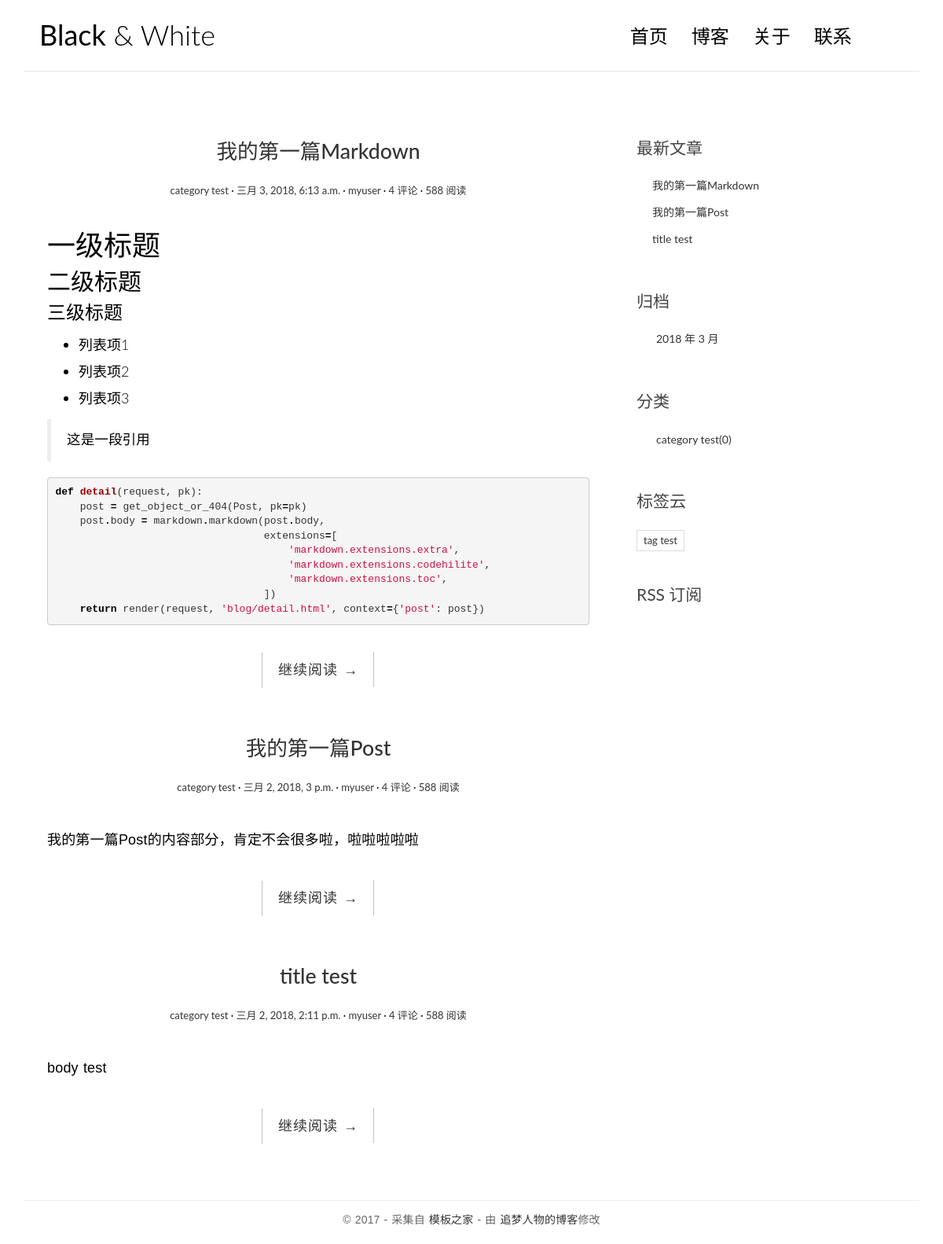
The page / on the database its author committed.
### blog/models.py (models this page shows, shortened)
class Post(models.Model):
    title = models.CharField(max_length=70)
    body = models.TextField()
    created_time = models.DateTimeField()
    modified_time = models.DateTimeField()
    excerpt = models.CharField(max_length=200, blank=True)
    category = models.ForeignKey(Category, on_delete=models.CASCADE)
    tags = models.ManyToManyField(Tag, blank=True)
    author = models.ForeignKey(User, on_delete=models.CASCADE)
    def get_absolute_url(self):
        return reverse('blog:detail', kwargs={'pk': self.pk})
    class Meta:
        ordering = ['-created_time']

class Category(models.Model):
    name = models.CharField(max_length=100)
    def __str__(self):
        return self.name

class Tag(models.Model):
    name = models.CharField(max_length=100)

### blog/views.py (the view)
# urls.py: path('', views.index, name='index'),
def index(request):
    post_list = Post.objects.all()
    for post in post_list:
        post.body = markdown(post.body, extensions=[
            'markdown.extensions.extra',
            'markdown.extensions.codehilite',
            'markdown.extensions.toc',
        ])
    return render(request, 'blog/index.html', context={
        'post_list': post_list,
    })

### blog/templatetags/blog_tags.py (called while the page is built)
@register.simple_tag
def get_recent_posts(num=5):
    return Post.objects.all().order_by('-created_time')[:num]

@register.simple_tag
def archives():
    return Post.objects.dates('created_time', 'month', order='DESC')

@register.simple_tag
def get_categories():
    return Category.objects.all()

@register.simple_tag
def get_tags():
    return Tag.objects.all()

### templates/blog/index.html
{% extends 'base.html' %}
{% block main %}
    {% for post in post_list %}
    <article class="post post-{{ post.pk }}">
        <header class="entry-header">
            <h1 class="entry-title">
                <a href="{{ post.get_absolute_url }}">{{ post.title }}</a>
            </h1>
            <div class="entry-meta">
                <span class="post-category">
                    <a href="{% url 'blog:category' post.category.pk %}">{{ post.category }}</a>
                </span>
                <span class="post-date">
                    <a href="{% url 'blog:archives' post.created_time.year post.created_time.month %}">
                        <time class="entry-date" datetime="{{ post.created_time }}">{{ post.created_time }}</time>
                    </a>
                </span>
                <span class="post-author">
                    <a href="#">{{ post.author }}</a>
                </span>
                <span class="comments-link">
                    <a href="{{ post.get_absolute_url }}#comment-area">4 评论</a>
                </span>
                <span class="views-count">
                    <a href="#">588 阅读</a>
                </span>
            </div>
        </header>
        <div class="entry-content clearfix">
            <p>{{post.body | safe}} </p>
            <div class="read-more cl-effect-14">
                <a href="{{ post.get_absolute_url }}" class="more-link">继续阅读
                    <span class="meta-nav">→</span>
                </a>
            </div>
        </div>
    </article>
    {% empty %}
    <div class="no-post">暂时还没有发布的文章！</div>
    {% endfor %}
{% endblock main %}

### templates/base.html (shortened to what this page needs)
{% load staticfiles %}
{% load blog_tags %}
<!DOCTYPE html>
<html>
<head>
    <link rel="stylesheet" href="{% static 'blog/css/bootstrap.min.css' %}">
    <link rel="stylesheet" href="http://code.ionicframework.com/ionicons/2.0.1/css/ionicons.min.css">
    <link rel="stylesheet" href="{% static 'blog/css/pace.css' %}">
    <link rel="stylesheet" href="{% static 'blog/css/custom.css' %}">
    <link rel="stylesheet" href="{% static 'blog/css/highlights/github.css' %}">
</head>
<body>
    <div class="container">
        <header id="site-header">
            <div class="row">
                <div class="col-md-4 col-sm-5 col-xs-8">
                    <div class="logo">
                        <h1>
                            <a href="{% url 'blog:index' %}">
                                <b>Black</b> &amp; White</a>
                        </h1>
                    </div>
                </div>
                <div class="col-md-8 col-sm-7 col-xs-4">
                    <nav class="main-nav" role="navigation">
                        <div class="collapse navbar-collapse" id="bs-example-navbar-collapse-1">
                            <ul class="nav navbar-nav navbar-right">
                                <li class="cl-effect-11">
                                    <a href="{% url 'blog:index' %}" data-hover="首页">首页</a>
                                </li>
                                <li class="cl-effect-11">
                                    <a href="/full-width.html" data-hover="博客">博客</a>
                                </li>
                                <li class="cl-effect-11">
                                    <a href="/about.html" data-hover="关于">关于</a>
                                </li>
                                <li class="cl-effect-11">
                                    <a href="/contact.html" data-hover="联系">联系</a>
                                </li>
                            </ul>
                        </div>
                    </nav>
                </div>
            </div>
        </header>
    </div>
    <div class="content-body">
        <div class="container">
            <div class="row">
                <main class="col-md-8">
                    {% block main %}
                    {% endblock main %}
                </main>
                <aside class="col-md-4">
                    <div class="widget widget-recent-posts">
                        <h3 class="widget-title">最新文章</h3>
                        {% get_recent_posts as recent_post_list %}
                        <ul>
                            {% for post in recent_post_list %}
                            <li>
                                <a href="{{ post.get_absolute_url }}">{{ post.title }}</a>
                            </li>
                            {% empty %}
                            EMPTY!
                            {% endfor %}
                        </ul>
                    </div>
                    <div class="widget widget-archives">
                        <h3 class="widget-title">归档</h3>
                        {% archives as date_list %}
                        <ul>
                            {% for date in date_list %}
                            <li>
                                <a href="{% url 'blog:archives' date.year date.month %}">{{ date.year }} 年 {{ date.month }} 月</a>
                            </li>
                            {% empty %}
                            EMPTY!
                            {% endfor %}
                        </ul>
                    </div>
                    <div class="widget widget-category">
                        <h3 class="widget-title">分类</h3>
                        {% get_categories as categories_list %}
                        <ul>
                            {% for category in categories_list %}
                            <li>
                                <a href="{% url 'blog:category' category.pk %}">{{ category.name }}(0)</a>
                            </li>
                            {% empty %}
                            EMPTY!
                            {% endfor %}
                        </ul>
                    </div>
                    <div class="widget widget-tag-cloud">
                        <h3 class="widget-title">标签云</h3>
                        {% get_tags as tags_list %}
                        <ul>
                            {% for tag in tags_list %}
                            <li>
                                <a href="#">{{ tag.name }}</a>
                            </li>
                            {% empty %}
                            EMPTY!
                            {% endfor %}
                        </ul>
                    </div>
                    <div class="rss">
                        <a href="">
                             RSS 订阅</a>
                    </div>
                </aside>
            </div>
        </div>
    </div>
    <footer id="site-footer">
        <div class="container">
            <div class="row">
                <div class="col-md-12">
                    <p class="copyright">&copy 2017 - 采集自
                        <a href="http://www.cssmoban.com/" target="_blank" title="模板之家">模板之家</a>
                        - 由
                        <a href="http://zmrenwu.com/" title="网页模板" target="_blank">追梦人物的博客</a>修改
                    </p>
                </div>
            </div>
        </div>
    </footer>
</body>
</html>

### blog/static/blog/css/custom.css (style rules this page uses)
* { outline: none; }
h1, h2, h3, h4, h5, h6 { margin-top: 0; }
b { font-weight: 400; }
a { color: #333; }
body { color: #444; font-family: 'Lato', sans-serif; }
p { font-family: 'Ubuntu', sans-serif; font-weight: 400; word-spacing: 1px; letter-spacing: 0.01em; }
#site-header { background-color: #FFF; padding: 25px 20px; margin-bottom: 40px; border-bottom: 1px solid #e7e7e7; }
.logo h1 a { color: #000; }
.logo h1 { margin: 0; font-family: 'Lato', sans-serif; font-weight: 300; }
.main-nav { margin-top: 11px; max-width: 95%; }
.main-nav a { color: #000000 !important; padding: 0 0 5px 0 !important; margin-right: 30px; font-family: 'Lato', sans-serif; font-weight: 300; font-size: 24px; }
.cl-effect-11 a { padding: 10px 0; color: #0972b4; text-shadow: none; }
.cl-effect-11 a::before { position: absolute; top: 0; left: 0; overflow: hidden; padding: 0 0 5px 0 !important; max-width: 0; border-bottom: 1px solid #000; color: #000; content: attr(data-hover); white-space: nowrap; -webkit-transition: max-width 0.5s; -moz-transition: max-width 0.5s; transition: max-width 0.5s; }
.content-body { padding-bottom: 4em; }
.post { background: #fff; padding: 30px 30px 0; }
.entry-title { text-align: center; font-size: 1.9em; margin-bottom: 20px; line-height: 1.6; padding: 10px 20px 0; }
.entry-meta { text-align: center; color: #DDDDDD; font-size: 13px; margin-bottom: 30px; }
.entry-content { font-size: 18px; line-height: 1.9; font-weight: 300; color: #000; }
.post-category::after, .post-date::after, .post-author::after, .comments-link::after { content: ' ·'; color: #000; }
.read-more { font-family: 'Ubuntu', sans-serif; font-weight: 400; word-spacing: 1px; letter-spacing: 0.01em; text-align: center; margin-top: 20px; }
.cl-effect-14 a { padding: 0 20px; height: 45px; line-height: 45px; position: relative; display: inline-block; margin: 15px 25px; letter-spacing: 1px; font-weight: 400; text-shadow: 0 0 1px rgba(255, 255, 255, 0.3); }
.cl-effect-14 a::before, .cl-effect-14 a::after { position: absolute; width: 45px; height: 1px; background: #C3C3C3; content: ''; -webkit-transition: all 0.3s; -moz-transition: all 0.3s; transition: all 0.3s; pointer-events: none; }
.cl-effect-14 a::before { top: 0; left: 0; -webkit-transform: rotate(90deg); -moz-transform: rotate(90deg); transform: rotate(90deg); -webkit-transform-origin: 0 0; -moz-transform-origin: 0 0; transform-origin: 0 0; }
.cl-effect-14 a::after { right: 0; bottom: 0; -webkit-transform: rotate(90deg); -moz-transform: rotate(90deg); transform: rotate(90deg); -webkit-transform-origin: 100% 0; -moz-transform-origin: 100% 0; transform-origin: 100% 0; }
.widget { background: #fff; padding: 30px 0 0; }
.widget-title { font-size: 1.5em; margin-bottom: 20px; line-height: 1.6; padding: 10px 0 0; font-weight: 400; }
.widget-recent-posts ul { padding: 0; margin: 0; padding-left: 20px; }
.widget-recent-posts ul li { list-style-type: none; position: relative; line-height: 170%; margin-bottom: 10px; }
.widget-recent-posts ul li::before { content: '\f3d3'; font-family: "Ionicons"; position: absolute; left: -17px; top: 3px; font-size: 16px; color: #000; }
.widget-archives ul { padding: 0; margin: 0; padding-left: 25px; }
.widget-archives ul li { list-style-type: none; position: relative; line-height: 170%; margin-bottom: 10px; }
.widget-archives ul li::before { content: '\f3f3'; font-family: "Ionicons"; position: absolute; left: -25px; top: 1px; font-size: 16px; color: #000; }
.widget-category ul { padding: 0; margin: 0; padding-left: 25px; }
.widget-category ul li { list-style-type: none; position: relative; line-height: 170%; margin-bottom: 10px; }
.widget-category ul li::before { content: '\f3fe'; font-family: "Ionicons"; position: absolute; left: -25px; top: 1px; font-size: 18px; color: #000; }
.widget-tag-cloud ul { padding: 0; margin: 0; margin-right: -10px; }
.widget-tag-cloud ul li { list-style-type: none; font-size: 13px; display: inline-block; margin-right: 10px; margin-bottom: 10px; padding: 3px 8px; border: 1px solid #ddd; }
.rss { font-size: 21px; margin-top: 30px; }
.rss a { color: #444; }
#site-footer { padding-top: 10px; padding: 0 0 1.5em 0; }
.copyright { text-align: center; padding-top: 1em; margin: 0; border-top: 1px solid #eee; color: #666; }

### blog/static/blog/css/highlights/github.css (style rules this page uses)
.codehilite .k { color: #000000; font-weight: bold }
.codehilite .o { color: #000000; font-weight: bold }
.codehilite .nf { color: #990000; font-weight: bold }
.codehilite .w { color: #bbbbbb }
.codehilite .s1 { color: #d01040 }

### rows shown on the page
Post: title "我的第一篇Markdown", category "category test", created_time "三月 3, 2018, 6:13 a.m.", author "myuser", body "一级标题 二级标题 三级标题 列表项1 列表项2 列表项3 这是一段引用 def detail ( request , pk ): post = get_object_or_404 ( Post , pk = pk ) post . body = markdown . markdown ( post . body , extensions = [ 'markdown.extensions.extra' , 'markdown.extensions.codehilite' , 'markdown.extensions.toc' , ]) return render ( request , 'blog/detail.html' , context = { 'post' : post })"
Post: title "我的第一篇Post", category "category test", created_time "三月 2, 2018, 3 p.m.", author "myuser", body "我的第一篇Post的内容部分，肯定不会很多啦，啦啦啦啦啦"
Post: title "title test", category "category test", created_time "三月 2, 2018, 2:11 p.m.", author "myuser", body "body test"
Category: name "category test"
Tag: name "tag test"

### other values the page prints
{{ date.year }} "2018"
{{ date.month }} "3"
